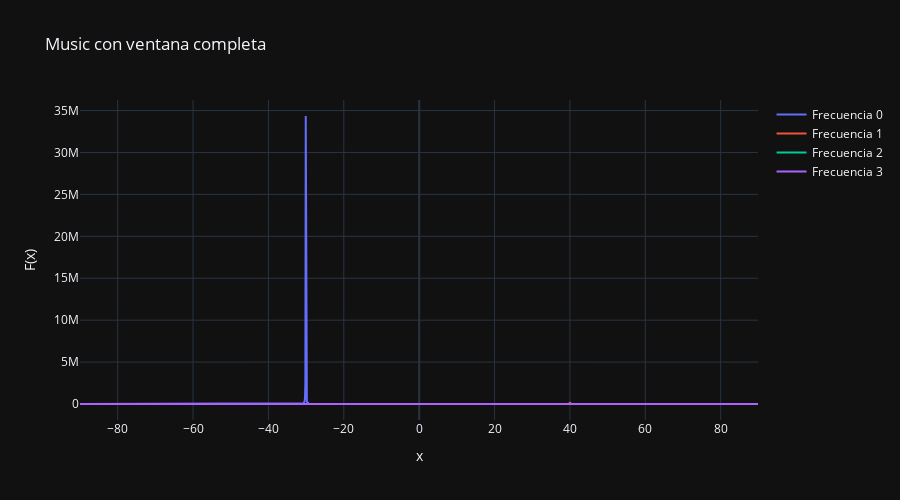

Notebook code cell kept with this figure:
### Code cell
music_spectrum_hann=MUSIC(this_ws,x_hann,angles,n_ruidoso)
music_plot(angles,music_spectrum_hann,this_ws)

### Figure 1 — Plotly figure (JSON) as saved in the notebook; plotly's stock layout.template omitted (floating-point values rounded to 4 significant figures; data arrays with more than 128 entries replaced by an {"elided": "..."} marker saying what was removed)
{"data": [{"mode": "lines", "name": "Frecuencia 0", "type": "scatter", "x": {"elided": "1800 float values"}, "y": {"elided": "1800 float values"}}, {"mode": "lines", "name": "Frecuencia 1", "type": "scatter", "x": {"elided": "1800 float values"}, "y": {"elided": "1800 float values"}}, {"mode": "lines", "name": "Frecuencia 2", "type": "scatter", "x": {"elided": "1800 float values"}, "y": {"elided": "1800 float values"}}, {"mode": "lines", "name": "Frecuencia 3", "type": "scatter", "x": {"elided": "1800 float values"}, "y": {"elided": "1800 float values"}}], "layout": {"height": 500, "title": {"text": "Music con ventana completa"}, "width": 900, "xaxis": {"title": {"text": "x"}}, "yaxis": {"title": {"text": "F(x)"}}}}
